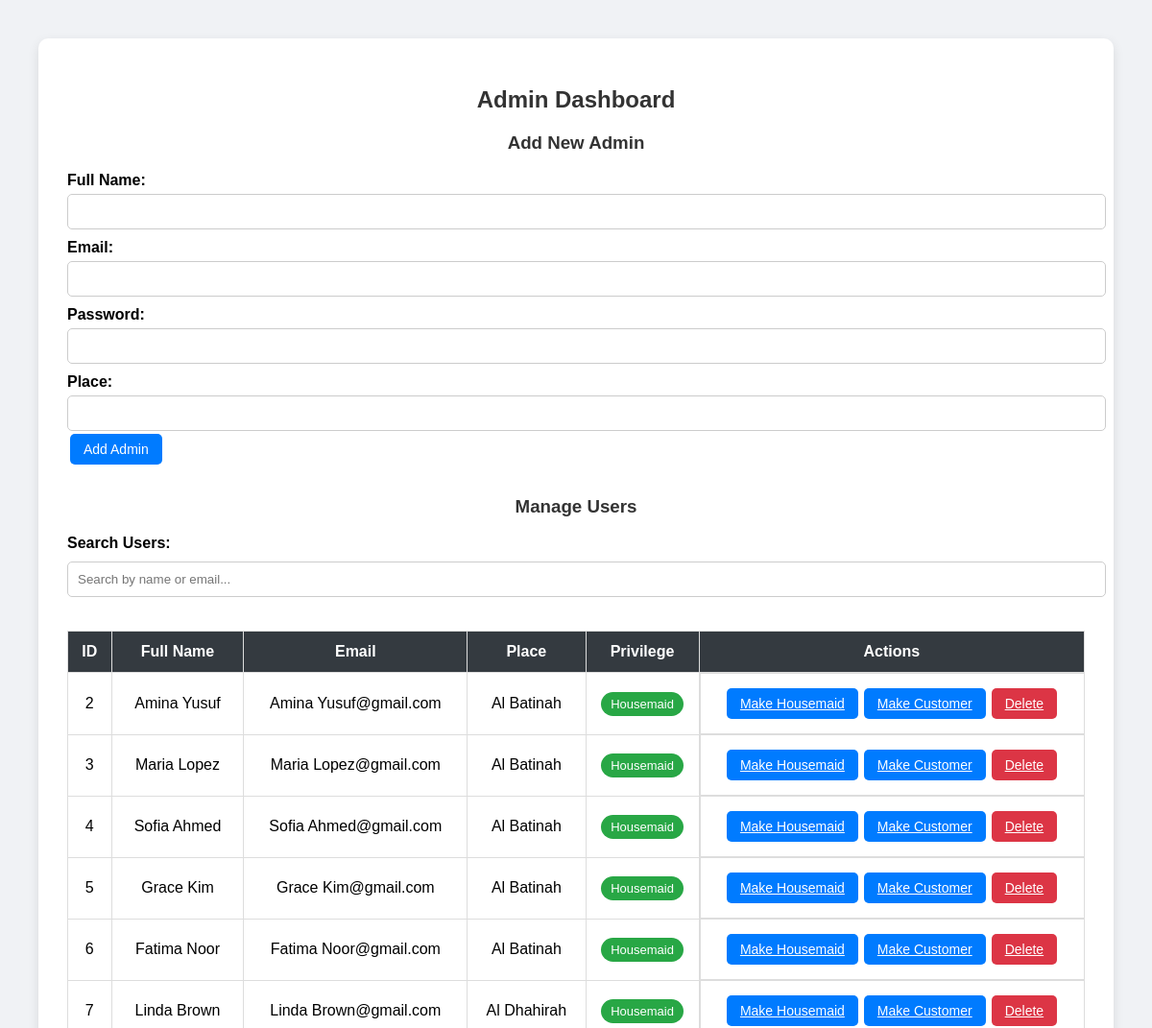
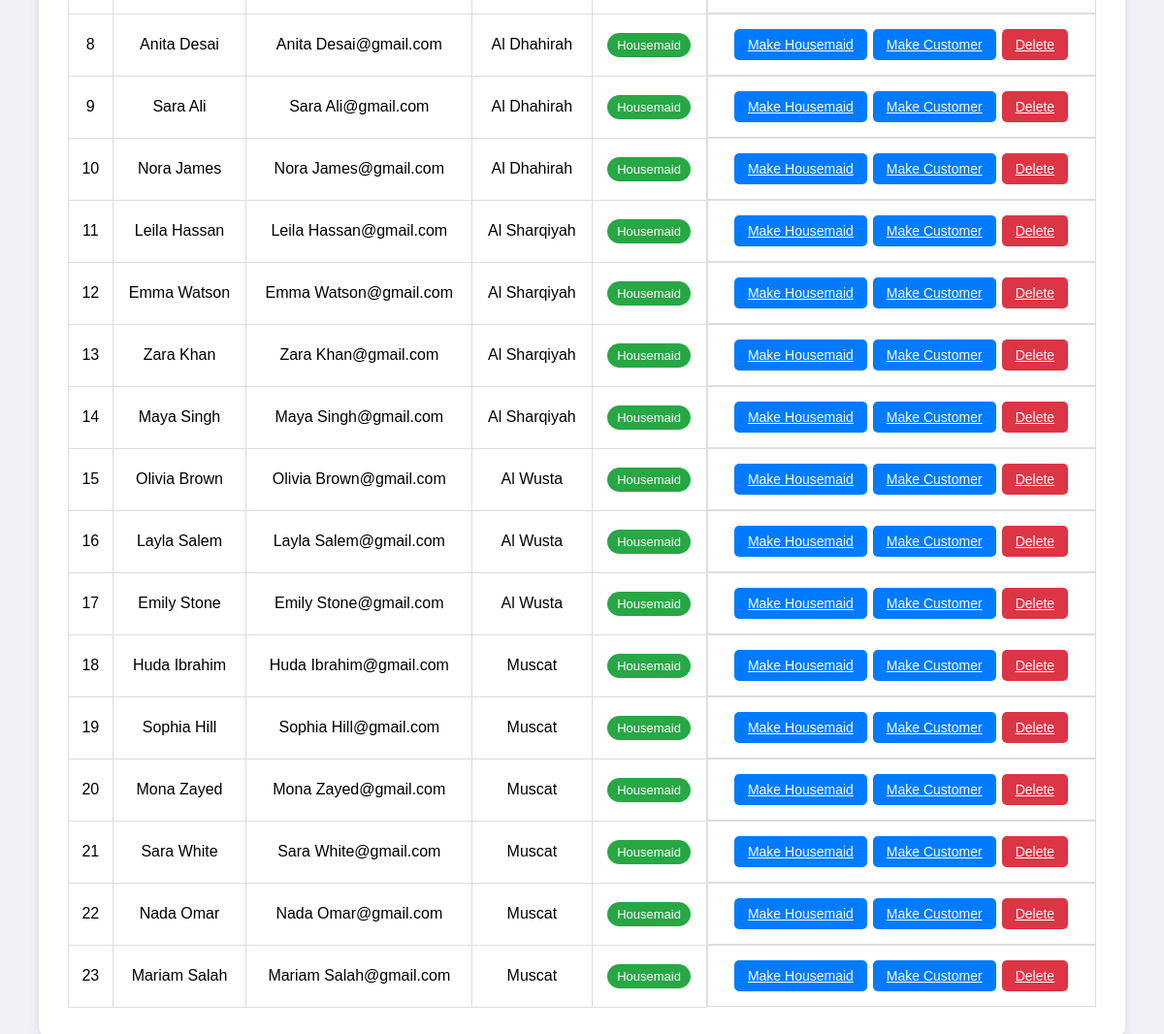
/admin.php (signed in), run on the app's committed database (2 pictures, top to bottom).
### tables this page shows
CREATE TABLE users (
    id INT PRIMARY KEY AUTO_INCREMENT,
    uname VARCHAR(50) NOT NULL,
    uemail VARCHAR(50) NOT NULL UNIQUE,
    upass VARCHAR(255) NOT NULL,
    place VARCHAR(50) NOT NULL,
    privilege VARCHAR(50) NOT NULL
);

### admin.php (the view, shortened to what this page needs)
<?php
include("condb.php");
$stmt = $conn->prepare("SELECT * FROM users WHERE privilege IN ('1', '2')");
$stmt->execute();
$users = $stmt->fetchAll(PDO::FETCH_ASSOC);
?>
<!DOCTYPE html>
<html>
<head>
</head>
<body>
<div class="container">
    <h2>Admin Dashboard</h2>
    <h3>Add New Admin</h3>
    <form method="post">
        <label>Full Name:</label>
        <input type="text" name="uname" required>
        <label>Email:</label>
        <input type="email" name="uemail" required>
        <label>Password:</label>
        <input type="text" name="upass" required>
        <label>Place:</label>
        <input type="text" name="place" required>
        <button type="submit" class="btn">Add Admin</button>
    </form>
    <h3>Manage Users</h3>
    <label>Search Users:</label>
    <input type="text" id="searchBox" placeholder="Search by name or email..." onkeyup="filterTable()">
    <table id="userTable">
        <thead>
            <tr>
                <th>ID</th>
                <th>Full Name</th>
                <th>Email</th>
                <th>Place</th>
                <th>Privilege</th>
                <th>Actions</th>
            </tr>
        </thead>
        <tbody>
        <?php foreach ($users as $user): ?>
            <tr>
                <td><?= $user['id'] ?></td>
                <td><?= htmlspecialchars($user['uname']) ?></td>
                <td><?= htmlspecialchars($user['uemail']) ?></td>
                <td><?= htmlspecialchars($user['place']) ?></td>
                <td>
                    <?php if ($user['privilege'] == '1'): ?>
                        <span class="badge badge-housemaid">Housemaid</span>
                    <?php else: ?>
                        <span class="badge badge-customer">Customer</span>
                    <?php endif; ?>
                </td>
                <td class="actions">
                    <a href="?action=set&id=<?= $user['id'] ?>&level=1" class="btn">Make Housemaid</a>
                    <a href="?action=set&id=<?= $user['id'] ?>&level=2" class="btn">Make Customer</a>
                    <a href="?action=delete&id=<?= $user['id'] ?>" class="btn btn-danger" onclick="return confirm('Are you sure you want to delete this user?')">Delete</a>
                </td>
            </tr>
        <?php endforeach; ?>
        </tbody>
    </table>
</div>
</body>
</html>

### admin.php (style rules this page uses)
body { font-family: Arial, sans-serif; background: #f0f2f5; padding: 40px; margin: 0; }
.container { max-width: 1100px; margin: auto; background: #fff; padding: 30px; border-radius: 10px; box-shadow: 0 4px 12px rgba(0,0,0,0.1); }
h2, h3 { text-align: center; color: #333; }
form { margin-bottom: 30px; }
label { display: block; margin-top: 10px; font-weight: bold; }
input, select { width: 100%; padding: 10px; margin-top: 5px; border-radius: 5px; border: 1px solid #ccc; }
.btn { background: #007bff; color: white; padding: 8px 14px; border: none; cursor: pointer; border-radius: 5px; font-size: 14px; margin: 3px; }
.btn-danger { background: #dc3545; }
.actions { display: flex; flex-wrap: wrap; justify-content: center; }
table { width: 100%; border-collapse: collapse; margin-top: 20px; }
th, td { padding: 12px; border: 1px solid #ddd; text-align: center; }
th { background: #343a40; color: white; }
.badge { padding: 5px 10px; border-radius: 20px; font-size: 13px; color: white; }
.badge-housemaid { background: #28a745; }
#searchBox { padding: 10px; width: 100%; margin-top: 10px; margin-bottom: 15px; border-radius: 5px; border: 1px solid #ccc; }

### data on the page
users: id "2", uname "Amina Yusuf", uemail "Amina Yusuf@gmail.com", place "Al Batinah", privilege "Housemaid"
users: id "3", uname "Maria Lopez", uemail "Maria Lopez@gmail.com", place "Al Batinah", privilege "Housemaid"
users: id "4", uname "Sofia Ahmed", uemail "Sofia Ahmed@gmail.com", place "Al Batinah", privilege "Housemaid"
users: id "5", uname "Grace Kim", uemail "Grace Kim@gmail.com", place "Al Batinah", privilege "Housemaid"
users: id "6", uname "Fatima Noor", uemail "Fatima Noor@gmail.com", place "Al Batinah", privilege "Housemaid"
users: id "7", uname "Linda Brown", uemail "Linda Brown@gmail.com", place "Al Dhahirah", privilege "Housemaid"
users: id "8", uname "Anita Desai", uemail "Anita Desai@gmail.com", place "Al Dhahirah", privilege "Housemaid"
users: id "9", uname "Sara Ali", uemail "Sara Ali@gmail.com", place "Al Dhahirah", privilege "Housemaid"
users: id "10", uname "Nora James", uemail "Nora James@gmail.com", place "Al Dhahirah", privilege "Housemaid"
users: id "11", uname "Leila Hassan", uemail "Leila Hassan@gmail.com", place "Al Sharqiyah", privilege "Housemaid"
users: id "12", uname "Emma Watson", uemail "Emma Watson@gmail.com", place "Al Sharqiyah", privilege "Housemaid"
users: id "13", uname "Zara Khan", uemail "Zara Khan@gmail.com", place "Al Sharqiyah", privilege "Housemaid"
users: id "14", uname "Maya Singh", uemail "Maya Singh@gmail.com", place "Al Sharqiyah", privilege "Housemaid"
users: id "15", uname "Olivia Brown", uemail "Olivia Brown@gmail.com", place "Al Wusta", privilege "Housemaid"
users: id "16", uname "Layla Salem", uemail "Layla Salem@gmail.com", place "Al Wusta", privilege "Housemaid"
users: id "17", uname "Emily Stone", uemail "Emily Stone@gmail.com", place "Al Wusta", privilege "Housemaid"
users: id "18", uname "Huda Ibrahim", uemail "Huda Ibrahim@gmail.com", place "Muscat", privilege "Housemaid"
users: id "19", uname "Sophia Hill", uemail "Sophia Hill@gmail.com", place "Muscat", privilege "Housemaid"
users: id "20", uname "Mona Zayed", uemail "Mona Zayed@gmail.com", place "Muscat", privilege "Housemaid"
users: id "21", uname "Sara White", uemail "Sara White@gmail.com", place "Muscat", privilege "Housemaid"
users: id "22", uname "Nada Omar", uemail "Nada Omar@gmail.com", place "Muscat", privilege "Housemaid"
users: id "23", uname "Mariam Salah", uemail "Mariam Salah@gmail.com", place "Muscat", privilege "Housemaid"
